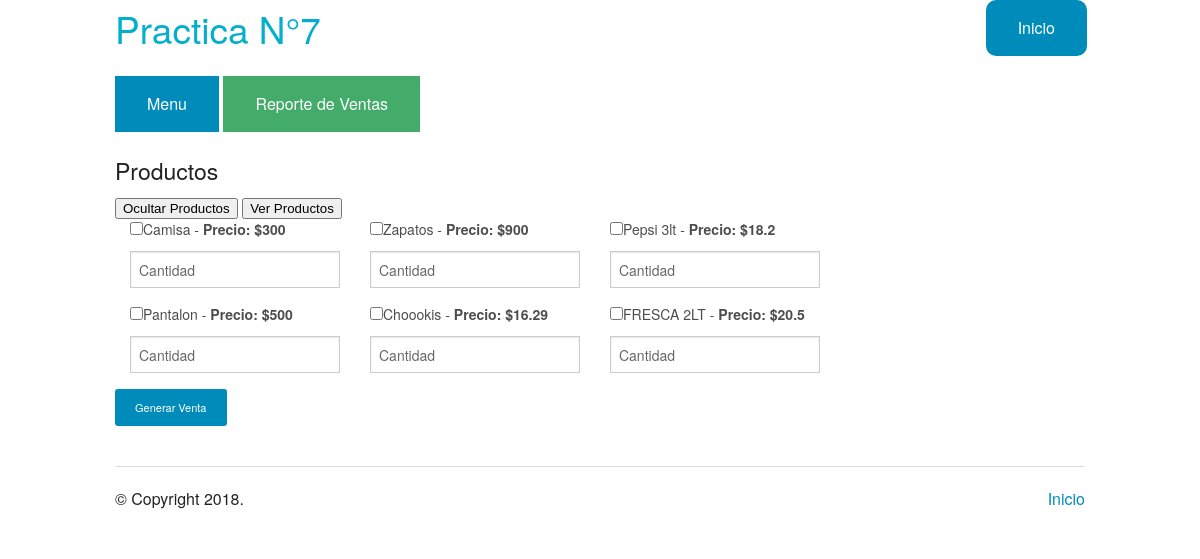
The page /realizarVenta.php on the database its author committed.
### tables this page shows
CREATE TABLE `producto` (
  `id` int(11) NOT NULL,
  `nombre` varchar(256) NOT NULL,
  `precio` float NOT NULL
);

### realizarVenta.php (the view, shortened to what this page needs)
<?php
include("utilities.php");
$query = "SELECT COUNT(*) as prodcutos FROM producto";
    $statement = $pdo->prepare($query);
    $statement->execute();
    $res = $statement->fetchAll();
    $total_productos = $res[0]['prodcutos'];
    $query = "SELECT * FROM producto";
    $statement = $pdo->prepare($query);
    $statement->execute();
    $productos = $statement->fetchAll();
?>
<!doctype html>
<html class="no-js" lang="en">
    <head>
        <link rel="stylesheet" href="../css/foundation.css" />
    </head>
    <body>
    <?php require_once('header.php'); ?>
        <div class="row">
            <div class="large-9 columns">
                <a href="ventas.php" class="button">Menu</a>
                <a href="ventas.php" class="button success">Reporte de Ventas</a>
                <div class="section-container tabs" data-section>
                    <section class="section">
                        <div class="content" data-slug="panel1">
                            <h4>Productos</h4>
                            <input type="button" name="hola" value="Ocultar Productos" onclick="func()">
                            <input type="button" name="hola" value="Ver Productos" onclick="func2()">
                    <div id="p">
                    <form method="POST">
                <?php
                    if($total_productos){
                ?>
                <?php
                    	$i=0;
                    	while($i<$total_productos){
    	            		$id_producto = $productos[$i]['id'];
                ?>
                			<div class="large-4 columns">
                			<label><?php echo "
                				<input type='checkbox' name='prod".$i."' value='$id_producto'/>".$productos[$i]['nombre']." - <b>Precio: $".$productos[$i]['precio']."</b>" ?></label>
                				<input min="1" type="number" name="<?php echo 'cant'.$i;?>" placeholder="Cantidad"/>
                			</div>
                 <?php
             				$i++;
             			}
             	?>
             				<input type="submit" name="generar" value="Generar Venta" class="button tiny radius">
             			</form>
             			</div>
             	<?php
             	  }else{
             	?>
              ?>
              No hay registros
              <?php
                  }
              ?>
                        </div>
                    </section>
                </div>
            </div>
        </div>
    <?php require_once('footer.php'); ?>

### rows shown on the page
producto: nombre "Zapatos", precio "900"
producto: nombre "Pepsi 3lt", precio "18.2"
producto: nombre "Pantalon", precio "500"
producto: nombre "Choookis", precio "16.29"
producto: nombre "FRESCA 2LT", precio "20.5"

### other values the page prints
$productos[$i]['nombre'] "Camisa"
$productos[$i]['precio'] "300"
